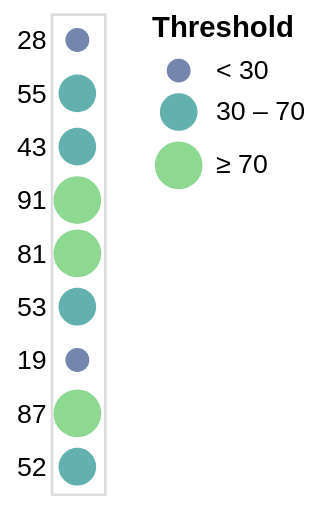

Vega-Lite specification for this chart:
### Vega specification from a JSON file in a GitHub repository (floating-point values rounded to 4 significant figures)
{"$schema": "https://vega.github.io/schema/vega/v5.json", "background": "white", "padding": 5, "width": 20, "style": "cell", "data": [{"name": "source_0", "values": [{"a": "A", "b": 28}, {"a": "B", "b": 55}, {"a": "C", "b": 43}, {"a": "D", "b": 91}, {"a": "E", "b": 81}, {"a": "F", "b": 53}, {"a": "G", "b": 19}, {"a": "H", "b": 87}, {"a": "I", "b": 52}]}, {"name": "data_0", "source": "source_0", "transform": [{"type": "filter", "expr": "isValid(datum[\"b\"]) && isFinite(+datum[\"b\"])"}]}], "signals": [{"name": "y_step", "value": 20}, {"name": "height", "update": "bandspace(domain('y').length, 1, 0.5) * y_step"}], "marks": [{"name": "marks", "type": "symbol", "style": ["circle"], "from": {"data": "data_0"}, "encode": {"update": {"opacity": {"value": 0.7}, "fill": {"scale": "color", "field": "b"}, "ariaRoleDescription": {"value": "circle"}, "description": {"signal": "\"b: \" + (\"\" + datum[\"b\"])"}, "x": {"signal": "width", "mult": 0.5}, "y": {"scale": "y", "field": "b"}, "size": {"scale": "size", "field": "b"}, "shape": {"value": "circle"}}}}], "scales": [{"name": "y", "type": "point", "domain": {"data": "data_0", "field": "b"}, "range": {"step": {"signal": "y_step"}}, "padding": 0.5}, {"name": "color", "type": "threshold", "domain": [30, 70], "range": {"scheme": "viridis"}, "interpolate": "hcl"}, {"name": "size", "type": "threshold", "domain": [30, 70], "range": [80, 200, 320]}], "axes": [{"scale": "y", "orient": "left", "grid": false, "domain": false, "ticks": false, "zindex": 0}], "legends": [{"title": "Threshold", "fill": "color", "labelOverlap": "greedy", "symbolType": "circle", "encode": {"symbols": {"update": {"opacity": {"value": 0.7}}}}, "size": "size"}]}
